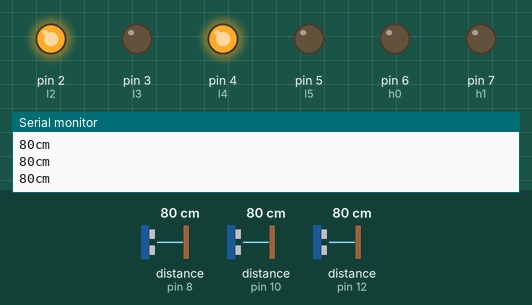
A sketch run on a simulated Arduino Uno, built with avr-gcc and run on an emulated ATmega328P. On the bench: output pins drawn as LEDs (lit = HIGH), the last lines printed to the serial monitor. The test bench sets the inputs (shaded band); at power-on: distance to the obstacle (sensors on pin 8, pin 10, pin 12) 80 cm. The echo pulse lasts 58.3 µs per cm; pins used as bus, display or sensor lines are not drawn.

Above: at 2.8 s.
2.9 s: distance to the obstacle (sensor on pin 8) set to 12 cm
7.2 s: distance to the obstacle (sensor on pin 8) set to 9 cm
At 10.8 s:
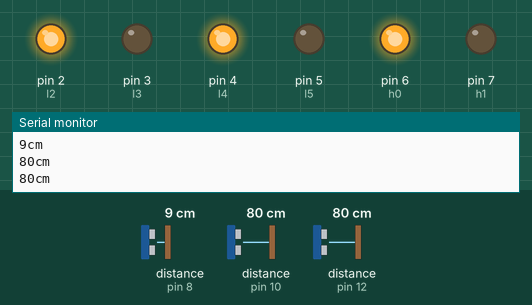
13.2 s: distance to the obstacle (sensor on pin 10) set to 2 cm
At 21.8 s:
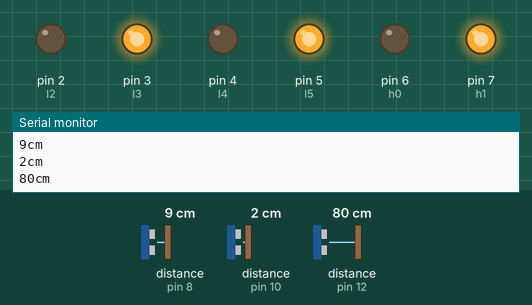
22.5 s: distance to the obstacle (sensor on pin 8) set to 18 cm
At 26.8 s:
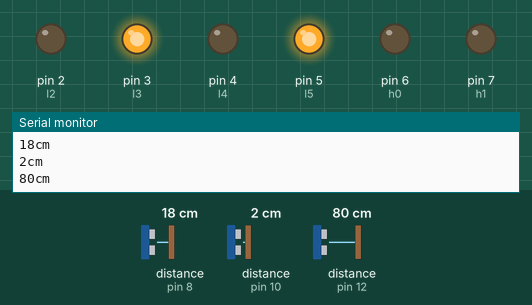
28.5 s: distance to the obstacle (sensor on pin 8) set to 2 cm
At 33.4 s:
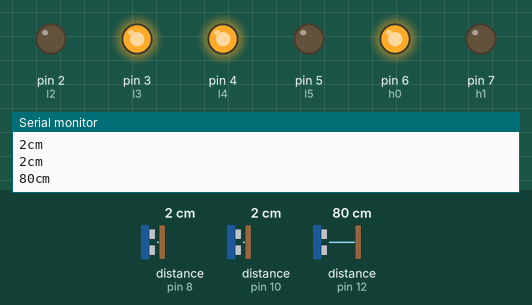
Timing chart, 0 to 34.5 s (numbered marks = the images above; inputs shaded):
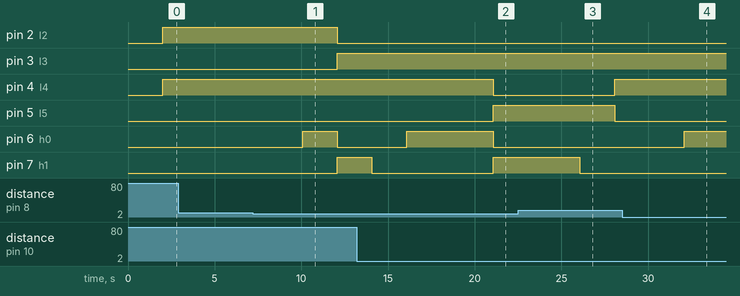

Measured:
- the behaviour switches between 11 and 10 cm on distance to the obstacle (sensor on pin 8) (found by bisection; images 0 and 1)
- after the input at 7.2 s, pin 2 (l2): HIGH → LOW after 4.9 s; pin 3 (l3), pin 7 (h1): LOW → HIGH after 4.9 s; pin 6 (h0): LOW → HIGH after 2.9 s, → LOW 2.0 s later
- after the input at 13.2 s, pin 2 (l2): stays LOW (without the input it goes to HIGH after 2.9 s); pin 3 (l3): stays HIGH (without the input it goes to LOW after 2.9 s); pin 4 (l4): HIGH → LOW after 7.9 s; pin 5 (l5): LOW → HIGH after 7.9 s
- after the input at 22.5 s, pin 6 (h0): stays LOW (without the input it goes to HIGH after 5.6 s)
- after the input at 28.5 s, pin 6 (h0): LOW → HIGH after 3.6 s

The sketch:

ASP.ino
```cpp
const int t2=13,t1=11,t0=9;
const int e2=12,e1=10,e0=8;
const int h1=7,h0=6;
const int l5=5,l4=4,l3=3,l2=2;

void setup()
{
  Serial.begin(9600);
}

void loop()
{
long d[2],tm[2];
pinMode(l2,OUTPUT);
pinMode(l3,OUTPUT);
pinMode(l4,OUTPUT);
pinMode(l5,OUTPUT);
pinMode(t0,OUTPUT);
pinMode(t1,OUTPUT);
pinMode(t2,OUTPUT);
pinMode(h0,OUTPUT);
pinMode(h1,OUTPUT);
//US0
digitalWrite(t0, LOW);
delayMicroseconds(2);
digitalWrite(t0, HIGH);
delayMicroseconds(10);
digitalWrite(t0, LOW);
pinMode(e0, INPUT);
tm[0] = pulseIn(e0, HIGH);
d[0]=cal(tm[0]);
Serial.print(d[0]);
Serial.print("cm");
Serial.println();
//US1
digitalWrite(t1, LOW);
delayMicroseconds(2);
digitalWrite(t1, HIGH);
delayMicroseconds(10);
digitalWrite(t1, LOW);
pinMode(e1, INPUT);
tm[1] = pulseIn(e1, HIGH);
d[1]=cal(tm[1]);
Serial.print(d[1]);
Serial.print("cm");
Serial.println();
//US2
digitalWrite(t2, LOW);
delayMicroseconds(2);
digitalWrite(t2, HIGH);
delayMicroseconds(10);
digitalWrite(t2, LOW);
pinMode(e2, INPUT);
tm[2] = pulseIn(e2, HIGH);
d[2]=cal(tm[2]);
Serial.print(d[2]);
Serial.print("cm");
Serial.println();
delay(2000);
//logic
if (d[1]>=10)
{
digitalWrite(l2,HIGH);
digitalWrite(l3,LOW);
}
else
{
digitalWrite(l2,LOW);
digitalWrite(l3,HIGH);
}
if (d[2]>=10)
{
digitalWrite(l4,HIGH);
digitalWrite(l5,LOW);
}
else
{
digitalWrite(l4,LOW);
digitalWrite(l5,HIGH);
}
if (d[0]<=10)
{
if (d[1]>=10 && d[2]<=10)
{
firstfloor();
}
else if (d[1]<=10 && d[2]>=10)
{
secondfloor();
}
else if (d[1]>=10 && d[2]>=10)
{
third();
}
else
{}
}
else
{}
}

//function
long cal(long time)
{
return time / 29 / 2;
}

void firstfloor()
{
digitalWrite(l2,HIGH);
digitalWrite(l3,LOW);
digitalWrite(l4,LOW);
digitalWrite(l5,HIGH);
digitalWrite(h0,HIGH);
digitalWrite(h1,LOW);
delay(2000);
digitalWrite(l2,LOW);
digitalWrite(l3,HIGH);
digitalWrite(h0,LOW);
digitalWrite(h1,HIGH);
delay(2000);
stop();
}

void secondfloor()
{
digitalWrite(l2,LOW);
digitalWrite(l3,HIGH);
digitalWrite(l4,HIGH);
digitalWrite(l5,LOW);
digitalWrite(h0,HIGH);
digitalWrite(h1,LOW);
delay(5000);
digitalWrite(l4,LOW);
digitalWrite(l5,HIGH);
digitalWrite(h0,LOW);
digitalWrite(h1,HIGH);
delay(5000);
stop();
}

void third()
{
digitalWrite(l2,HIGH);
digitalWrite(l3,LOW);
digitalWrite(l4,HIGH);
digitalWrite(l5,LOW);
digitalWrite(h0,HIGH);
digitalWrite(h1,LOW);
delay(2000);
digitalWrite(l2,LOW);
digitalWrite(l3,HIGH);
digitalWrite(h0,LOW);
digitalWrite(h1,HIGH);
delay(2000);
stop();
}

void stop()
{
digitalWrite(h0,LOW);
digitalWrite(h1,LOW);
}
```
